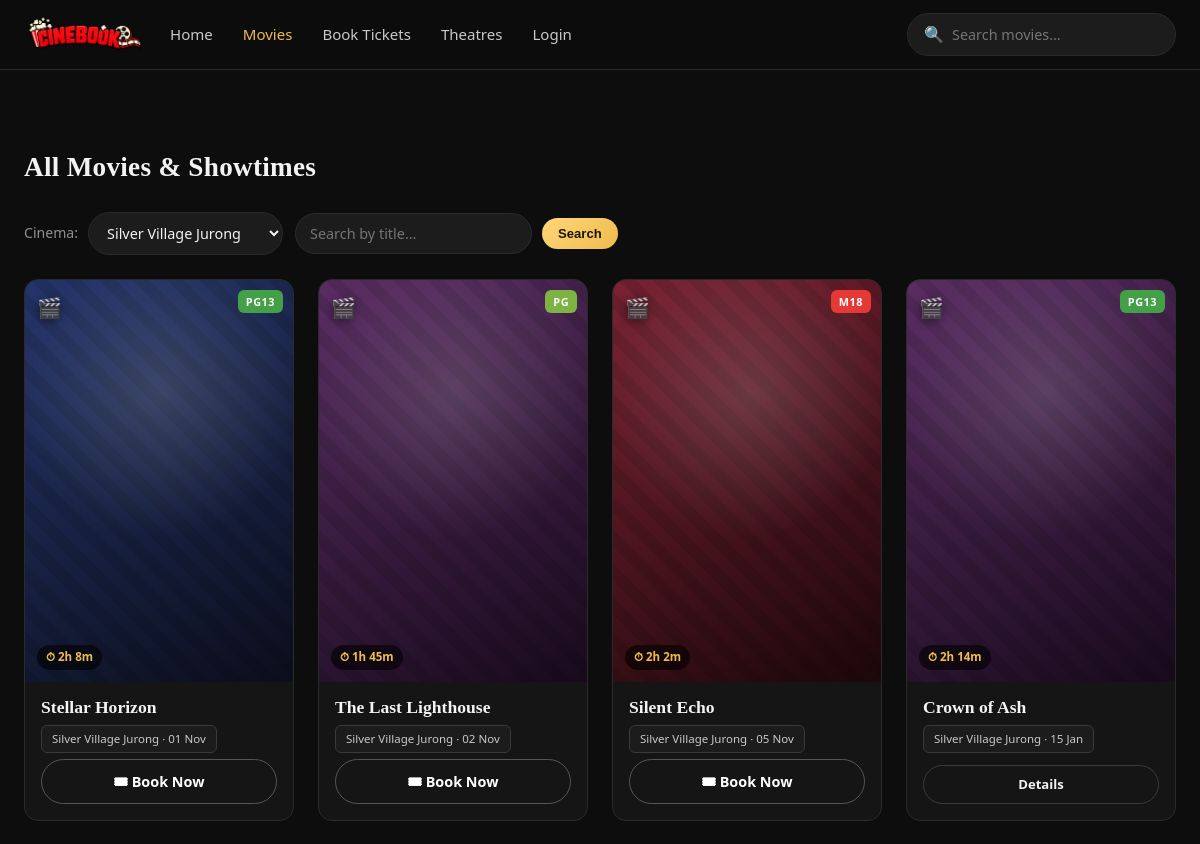
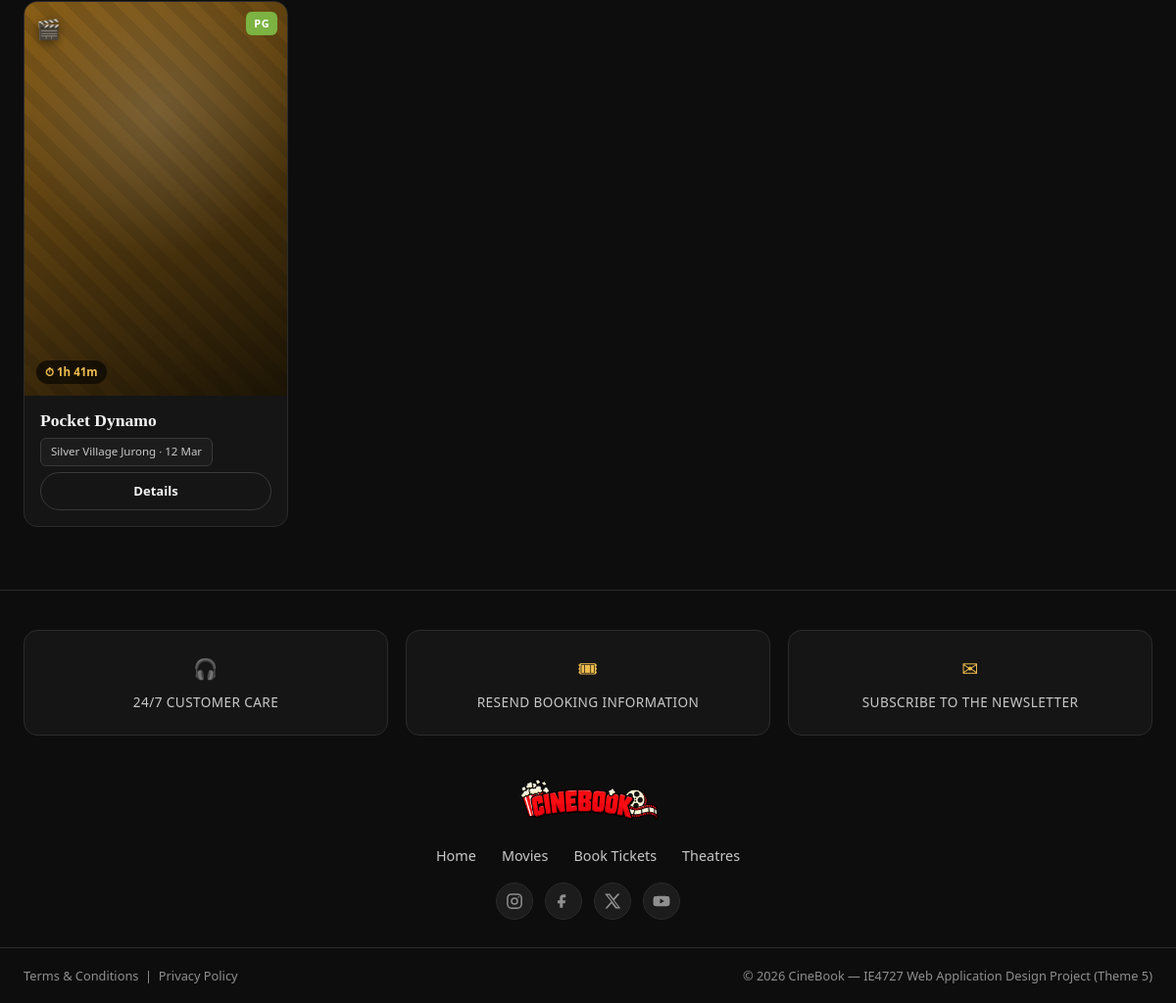
/movies.php?cinema=1, run on the app's committed database (2 pictures, top to bottom).
### tables this page shows
CREATE TABLE movie (
    Movie_ID INT AUTO_INCREMENT PRIMARY KEY,
    Location VARCHAR(150),
    Date DATE,
    Showtime TIME,
    Description TEXT,
    Title VARCHAR(150) NOT NULL,
    Poster VARCHAR(255) NOT NULL DEFAULT '',
    Backdrop VARCHAR(255) NOT NULL DEFAULT '',
    Genre VARCHAR(80),
    Duration_Min INT,
    Certificate VARCHAR(10) DEFAULT 'PG',
    Stars TINYINT DEFAULT 4,
    Status VARCHAR(20) DEFAULT 'showing',
    Cinema_ID INT,
    FOREIGN KEY (Cinema_ID) REFERENCES cinema(Cinema_ID)
);

CREATE TABLE cinema (
    Cinema_ID INT AUTO_INCREMENT PRIMARY KEY,
    Cinema_Name VARCHAR(100) NOT NULL,
    Cinema_Cont VARCHAR(20),
    Bran_ID INT,
    FOREIGN KEY (Bran_ID) REFERENCES branch(Bran_ID)
);

### movies.php (the view, shortened to what this page needs)
<?php
require_once 'includes/db_connect.php';
include 'includes/header.php';
$cinemaFilter = isset($_GET['cinema']) ? intval($_GET['cinema']) : 0;
$q = trim($_GET['q'] ?? '');
$cinemas = $conn->query("SELECT Cinema_ID, Cinema_Name FROM cinema ORDER BY Cinema_Name");
$sql = "SELECT m.Movie_ID, m.Title, m.Genre, m.Duration_Min, m.Date, m.Showtime,
               m.Certificate, m.Stars, m.Status, m.Poster, c.Cinema_Name
        FROM movie m LEFT JOIN cinema c ON m.Cinema_ID = c.Cinema_ID
        WHERE m.Movie_ID IN (SELECT MIN(Movie_ID) FROM movie GROUP BY Title)";
$params = [];
$types = "";
if ($cinemaFilter > 0) { $sql .= " AND m.Cinema_ID = ?"; $params[] = $cinemaFilter; $types .= "i"; }
$sql .= " ORDER BY m.Date ASC, m.Showtime ASC";
$stmt = $conn->prepare($sql);
if ($types !== "") $stmt->bind_param($types, ...$params);
$stmt->execute();
$result = $stmt->get_result();
?>
<div class="section-head">
    <h2><?php echo $q !== '' ? 'Results for “' . htmlspecialchars($q) . '”' : 'All Movies &amp; Showtimes'; ?></h2>
</div>
<div class="toolbar">
    <form method="GET" action="movies.php">
        <label for="cinema">Cinema:</label>
        <select name="cinema" id="cinema" onchange="this.form.submit()">
            <?php while ($c = $cinemas->fetch_assoc()): ?>
                <option value="<?php echo $c['Cinema_ID']; ?>" <?php echo ($cinemaFilter == $c['Cinema_ID']) ? 'selected' : ''; ?>>
                    <?php echo htmlspecialchars($c['Cinema_Name']); ?>
                </option>
            <?php endwhile; ?>
        </select>
    </form>
    <form method="GET" action="movies.php">
        <input type="search" name="q" placeholder="Search by title…" value="<?php echo htmlspecialchars($q); ?>">
        <button type="submit" class="btn btn-sm">Search</button>
    </form>
</div>
<div class="movie-grid">
<?php if ($result && $result->num_rows > 0): ?>
    <?php while ($row = $result->fetch_assoc()): ?>
        <div class="movie-card">
            <a class="poster<?php echo poster_has_img($row['Poster']); ?>" data-genre="<?php echo htmlspecialchars($row['Genre']); ?>"<?php echo poster_style($row['Poster']); ?>
               href="movie_details.php?id=<?php echo $row['Movie_ID']; ?>">
                <?php echo cert_badge($row['Certificate']); ?>
                <span class="dur-pill">&#9201; <?php echo formatDuration($row['Duration_Min']); ?></span>
            </a>
            <div class="movie-card-foot">
                <a class="mc-title" href="movie_details.php?id=<?php echo $row['Movie_ID']; ?>"><?php echo htmlspecialchars($row['Title']); ?></a>
                <div class="mc-location"><?php echo htmlspecialchars($row['Cinema_Name']); ?> &middot; <?php echo date("d M", strtotime($row['Date'])); ?></div>
                <?php if ($row['Status'] === 'coming'): ?>
                    <a href="movie_details.php?id=<?php echo $row['Movie_ID']; ?>" class="btn btn-sm btn-ghost">Details</a>
                <?php else: ?>
                    <a href="booking.php?movie_id=<?php echo $row['Movie_ID']; ?>" class="book-now-btn">
                        🎟 Book Now
                    </a>
                <?php endif; ?>
            </div>
        </div>
    <?php endwhile; ?>
<?php else: ?>
    <div class="empty-state"><div class="big">&#128269;</div><p>No movies found<?php echo $q !== '' ? ' for “' . htmlspecialchars($q) . '”' : ''; ?>. <a href="movies.php" style="color:var(--gold);">Clear filters</a>.</p></div>
<?php endif; ?>
</div>
<?php include 'includes/footer.php'; $conn->close(); ?>

### includes/functions.php (shortened to what this page needs)
<?php
function poster_file($poster) {
    $poster = trim((string) $poster);
    return '';
}
function poster_has_img($poster) {
    return poster_file($poster) !== '' ? ' has-img' : '';
}
function poster_style($poster) {
    $f = poster_file($poster);
    if ($f === '') return '';
    return ' style="background-image:url(\'images/posters/' . htmlspecialchars(rawurlencode($f)) . '\')"';
}
function cert_badge($cert) {
    $cert = trim((string) $cert);
    $cls = preg_replace('/[^A-Z0-9]/', '', strtoupper($cert));
    return '<span class="cert-badge cert-' . $cls . '">' . htmlspecialchars($cert) . '</span>';
}

### data on the page
movie: Certificate "PG13", Duration_Min "2h 8m", Title "Stellar Horizon", Cinema_ID.Cinema_Name "Silver Village Jurong", Date "01 Nov"
movie: Certificate "PG", Duration_Min "1h 45m", Title "The Last Lighthouse", Cinema_ID.Cinema_Name "Silver Village Jurong", Date "02 Nov"
movie: Certificate "M18", Duration_Min "2h 2m", Title "Silent Echo", Cinema_ID.Cinema_Name "Silver Village Jurong", Date "05 Nov"
movie: Certificate "PG13", Duration_Min "2h 14m", Title "Crown of Ash", Cinema_ID.Cinema_Name "Silver Village Jurong", Date "15 Jan"
movie: Certificate "PG", Duration_Min "1h 41m", Title "Pocket Dynamo", Cinema_ID.Cinema_Name "Silver Village Jurong", Date "12 Mar"

### other printed values
form field cinema "Silver Village Jurong"
